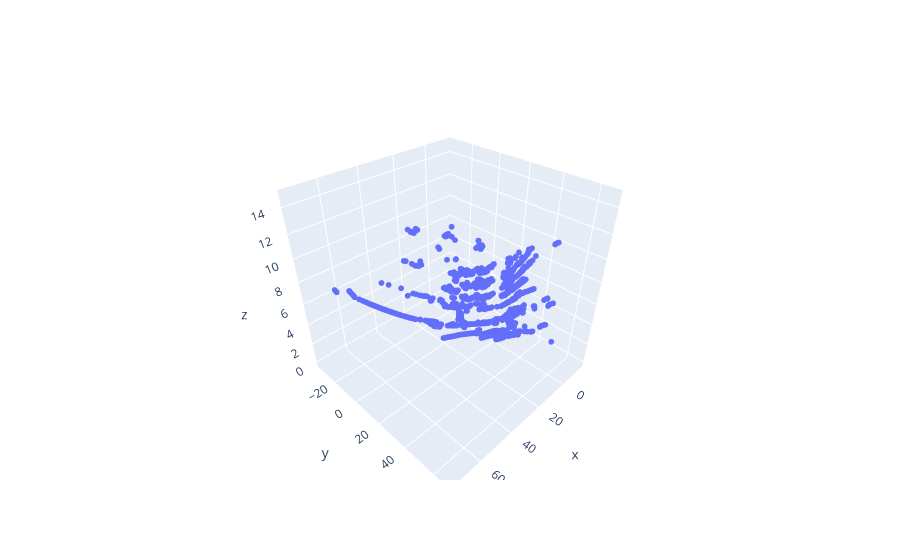

The cell this chart's notebook holds for it:
### Markdown cell above
### Create a point cloud object from a file
We can then display the point cloud using Plotly.

### Code cell
pcd = PointCloud.load_from_file("./assets/demo_pointcloud.pcd")
pcd.display()

### Figure 1 — Plotly figure (JSON) as saved in the notebook; plotly's stock layout.template omitted (floating-point values rounded to 4 significant figures; data arrays with more than 128 entries replaced by an {"elided": "..."} marker saying what was removed)
{"data": [{"marker": {"size": 2}, "mode": "markers", "type": "scatter3d", "x": {"elided": "2442 float values"}, "y": {"elided": "2442 float values"}, "z": {"elided": "2442 float values"}}], "layout": {}}
